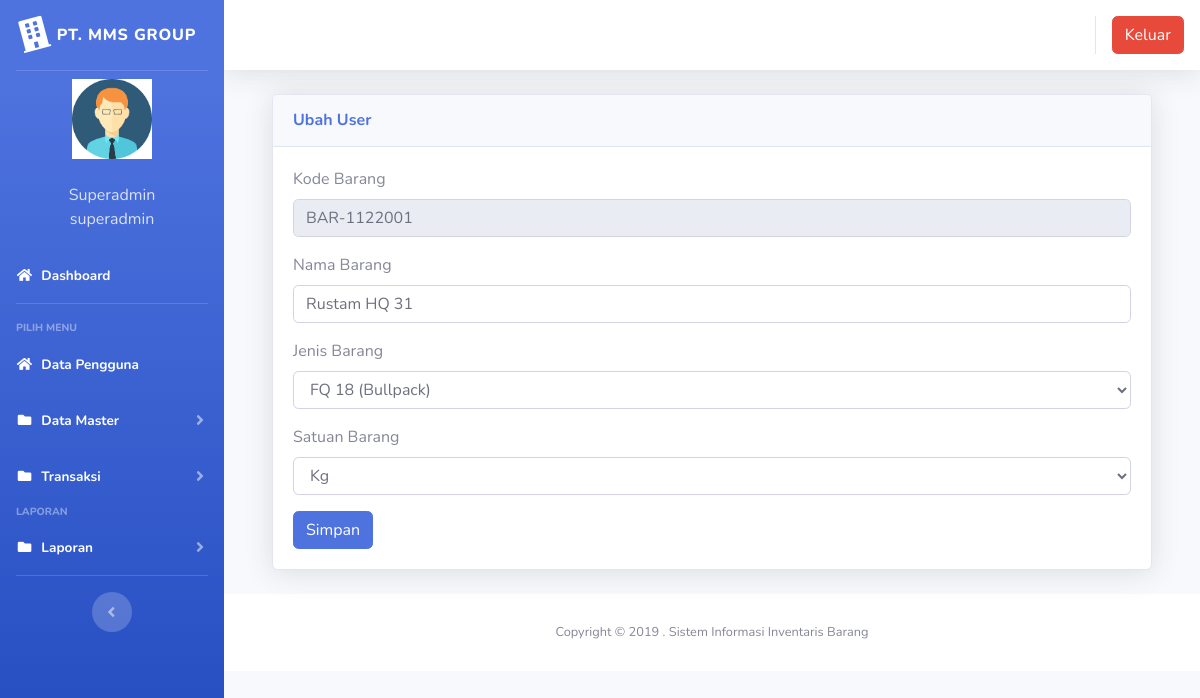
The app's page /index3.php?page=gudang&aksi=ubahgudang&kode_barang=BAR-1122001 (signed in) with its own data.
### tables this page shows
CREATE TABLE `users` (
  `id` int(11) NOT NULL,
  `nik` varchar(10) NOT NULL,
  `nama` varchar(100) NOT NULL,
  `alamat` varchar(200) NOT NULL,
  `telepon` varchar(100) NOT NULL,
  `username` varchar(100) NOT NULL,
  `password` varchar(100) NOT NULL,
  `level` varchar(25) NOT NULL DEFAULT 'member',
  `foto` varchar(25) NOT NULL
);

CREATE TABLE `gudang` (
  `id` int(11) NOT NULL,
  `kode_barang` varchar(100) NOT NULL,
  `nama_barang` varchar(100) NOT NULL,
  `jenis_barang` varchar(100) NOT NULL,
  `jumlah` double NOT NULL,
  `satuan` varchar(100) NOT NULL
);

### page/gudang/ubahgudang.php (the view, shortened to what this page needs)
<?php
 $kode_barang = $_GET['kode_barang'];
 $sql2 = $koneksi->query("select * from gudang where kode_barang = '$kode_barang'");
 $tampil = $sql2->fetch_assoc();
 ?>
  <div class="container-fluid">
          <div class="card shadow mb-4">
            <div class="card-header py-3">
              <h6 class="m-0 font-weight-bold text-primary">Ubah User</h6>
            </div>
            <div class="card-body">
              <div class="table-responsive">
							<div class="body">
							<form method="POST" enctype="multipart/form-data">
							<label for="">Kode Barang</label>
                            <div class="form-group">
                               <div class="form-line">
                                  <input type="text" name="kode_barang" class="form-control" id="kode_barang" value="<?php echo $tampil['kode_barang']; ?>" readonly />
							</div>
                            </div>
							<label for="">Nama Barang</label>
                            <div class="form-group">
                               <div class="form-line">
                                <input type="text" name="nama_barang" value="<?php echo $tampil['nama_barang']; ?>" class="form-control" />
							</div>
                            </div>
						<label for="">Jenis Barang</label>
                            <div class="form-group">
                               <div class="form-line">
                                <select name="jenis_barang" value="<?php echo $tampil['jenis_barang'];?>" class="form-control" />
								<?php
								$sql = $koneksi -> query("select * from jenis_barang order by id");
								while ($data=$sql->fetch_assoc()) {
									echo "<option value='$data[id].$data[jenis_barang]'>$data[jenis_barang]</option>";
								}
								?>
							</div>
                            </div>
							<label for="">Satuan Barang</label>
                            <div class="form-group">
                               <div class="form-line">
                                <select name="satuan" value="<?php echo $tampil['satuan'];?>" class="form-control" />
								<?php
								$sql = $koneksi -> query("select * from satuan order by id");
								while ($data=$sql->fetch_assoc()) {
									echo "<option value='$data[id].$data[satuan]'>$data[satuan]</option>";
								}
								?>
							</div>
                            </div>
							<input type="submit" name="simpan" value="Simpan" class="btn btn-primary">
							</form>

### index3.php (shortened to what this page needs)
<?php
$koneksi = new mysqli("localhost", "root", "", "inventori");
?>
<!DOCTYPE html>
<html lang="en">
<head>
  <link href="vendor/fontawesome-free/css/all.min.css" rel="stylesheet" type="text/css">
  <link href="css/sb-admin-2.min.css" rel="stylesheet">
  <link href="vendor/datatables/dataTables.bootstrap4.min.css" rel="stylesheet">
</head>
<body id="page-top">
  <div id="wrapper">
    <ul class="navbar-nav bg-gradient-primary sidebar sidebar-dark accordion" id="accordionSidebar">
      <a class="sidebar-brand d-flex align-items-center justify-content-center" href="index3.php">
        <div class="sidebar-brand-icon rotate-n-15">
          <i class="fas fa-building"></i>
        </div>
        <div class="sidebar-brand-text mx-2">PT. MMS GROUP</div>
      </a>
      <hr class="sidebar-divider my-0">
      <?php
      if ($_SESSION['superadmin']) {
        $user = $_SESSION['superadmin'];
      }
      $sql = $koneksi->query("select * from users where id='$user'");
      $data = $sql->fetch_assoc();
      ?>
      <li class="d-flex align-items-center justify-content-center">
        <a class="nav-link">
          <img src="img/<?php echo $data['foto'] ?>" class="img-circle" width="80" alt="User" /></a>
      </li>
      <li class="nav-item ">
        <a class="nav-link">
          <div class="d-flex align-items-center justify-content-center" class="name"> <?php echo  $data['nama']; ?></div>
          <div class="d-flex align-items-center justify-content-center" class="email"><?php echo $data['level']; ?></div>
        </a>
      </li>
      <li class="nav-item active">
        <a class="nav-link" href="?page=home3">
          <i class="fas fa-fw fa-home"></i>
          <span>Dashboard</span></a>
      </li>
      <hr class="sidebar-divider">
      <div class="sidebar-heading">
        Pilih Menu
      </div>
      <li class="nav-item active">
        <a class="nav-link" href="?page=pengguna">
          <i class="fas fa-fw fa-home"></i>
          <span>Data Pengguna</span></a>
      </li>
      <li class="nav-item active">
        <a class="nav-link collapsed" href="#" data-toggle="collapse" data-target="#collapseData" aria-expanded="true" aria-controls="collapseData">
          <i class="fas fa-fw fa-folder"></i>
          <span>Data Master</span>
        </a>
      </li>
      <li class="nav-item active">
        <a class="nav-link collapsed" href="#" data-toggle="collapse" data-target="#collapsePages" aria-expanded="true" aria-controls="collapsePages">
          <i class="fas fa-fw fa-folder"></i>
          <span>Transaksi</span>
        </a>
      </li>
      <div class="sidebar-heading">
        Laporan
      </div>
      <li class="nav-item active">
        <a class="nav-link collapsed" href="#" data-toggle="collapse" data-target="#collapseLaporan" aria-expanded="true" aria-controls="collapseLaporan">
          <i class="fas fa-fw fa-folder"></i>
          <span>Laporan</span>
        </a>
      </li>
      <hr class="sidebar-divider d-none d-md-block">
      <div class="text-center d-none d-md-inline">
        <button class="rounded-circle border-0" id="sidebarToggle"></button>
      </div>
    </ul>
    <div id="content-wrapper" class="d-flex flex-column">
      <div id="content">
        <nav class="navbar navbar-expand navbar-light bg-white topbar mb-4 static-top shadow">
          <ul class="navbar-nav ml-auto">
            <li class="nav-item dropdown no-arrow">
              <div class="top-menu">
                <ul class="nav pull-right top-menu">
                  <li><a onclick="return confirm('Apakah anda yakin akan logout?')" class="btn btn-danger" class="logout" href="logout.php">Keluar</a></li>
                </ul>
              </div>
            </li>
          </ul>
        </nav>
        <div class="container-fluid">
          <section class="content">
            <?php
            $page = $_GET['page'];
            $aksi = $_GET['aksi'];
            if ($page == "gudang") {
              if ($aksi == "ubahgudang") {
                include "page/gudang/ubahgudang.php";
              }
            }
            ?>
          </section>
        </div>
        <footer class="sticky-footer bg-white">
          <div class="container my-auto">
            <div class="copyright text-center my-auto">
              <span>Copyright &copy; 2019 . Sistem Informasi Inventaris Barang</span>
            </div>
          </div>
        </footer>
      </div>
    </div>
  </div>
</body>
</html>

### records on screen
users: foto (picture), nama "Superadmin", level "superadmin"
gudang: kode_barang "BAR-1122001", nama_barang "Rustam HQ 31"

### other values on screen
form field jenis_barang "FQ 18 (Bullpack)"
form field satuan "Kg"
